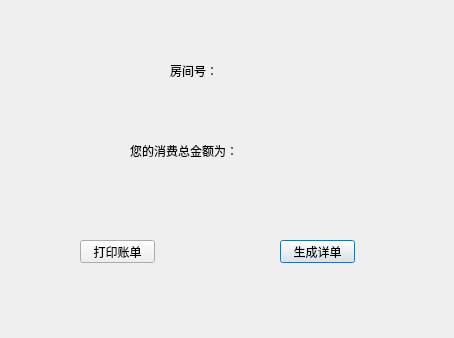
<?xml version="1.0" encoding="UTF-8"?>
<ui version="4.0">
 <class>InvoicePage</class>
 <widget class="QDialog" name="InvoicePage">
  <property name="geometry">
   <rect>
    <x>0</x>
    <y>0</y>
    <width>454</width>
    <height>338</height>
   </rect>
  </property>
  <property name="windowTitle">
   <string>Dialog</string>
  </property>
  <widget class="QLabel" name="label">
   <property name="geometry">
    <rect>
     <x>170</x>
     <y>60</y>
     <width>51</width>
     <height>21</height>
    </rect>
   </property>
   <property name="text">
    <string>房间号：</string>
   </property>
  </widget>
  <widget class="QPushButton" name="CreateDR">
   <property name="geometry">
    <rect>
     <x>280</x>
     <y>240</y>
     <width>75</width>
     <height>23</height>
    </rect>
   </property>
   <property name="text">
    <string>生成详单</string>
   </property>
  </widget>
  <widget class="QPushButton" name="Print">
   <property name="geometry">
    <rect>
     <x>80</x>
     <y>240</y>
     <width>75</width>
     <height>23</height>
    </rect>
   </property>
   <property name="text">
    <string>打印账单</string>
   </property>
  </widget>
  <widget class="QLabel" name="ID">
   <property name="geometry">
    <rect>
     <x>220</x>
     <y>60</y>
     <width>81</width>
     <height>21</height>
    </rect>
   </property>
   <property name="text">
    <string/>
   </property>
  </widget>
  <widget class="QLabel" name="label_2">
   <property name="geometry">
    <rect>
     <x>130</x>
     <y>140</y>
     <width>111</width>
     <height>21</height>
    </rect>
   </property>
   <property name="text">
    <string>您的消费总金额为：</string>
   </property>
  </widget>
  <widget class="QLabel" name="lab_totalFee">
   <property name="geometry">
    <rect>
     <x>240</x>
     <y>140</y>
     <width>41</width>
     <height>21</height>
    </rect>
   </property>
   <property name="text">
    <string/>
   </property>
  </widget>
 </widget>
 <resources/>
 <connections/>
</ui>
